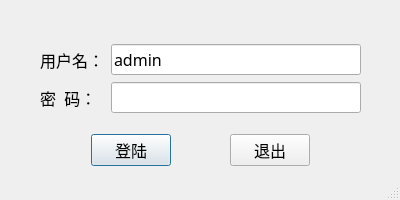
<?xml version="1.0" encoding="UTF-8"?>
<ui version="4.0">
 <class>login</class>
 <widget class="QDialog" name="login">
  <property name="windowModality">
   <enum>Qt::WindowModal</enum>
  </property>
  <property name="geometry">
   <rect>
    <x>0</x>
    <y>0</y>
    <width>400</width>
    <height>200</height>
   </rect>
  </property>
  <property name="sizePolicy">
   <sizepolicy hsizetype="Fixed" vsizetype="Fixed">
    <horstretch>0</horstretch>
    <verstretch>0</verstretch>
   </sizepolicy>
  </property>
  <property name="minimumSize">
   <size>
    <width>400</width>
    <height>200</height>
   </size>
  </property>
  <property name="maximumSize">
   <size>
    <width>400</width>
    <height>200</height>
   </size>
  </property>
  <property name="baseSize">
   <size>
    <width>400</width>
    <height>200</height>
   </size>
  </property>
  <property name="font">
   <font>
    <family>宋体</family>
    <pointsize>12</pointsize>
   </font>
  </property>
  <property name="windowTitle">
   <string>登陆</string>
  </property>
  <property name="whatsThis">
   <string notr="true"/>
  </property>
  <property name="styleSheet">
   <string notr="true"/>
  </property>
  <property name="sizeGripEnabled">
   <bool>true</bool>
  </property>
  <widget class="QWidget" name="layoutWidget">
   <property name="geometry">
    <rect>
     <x>40</x>
     <y>30</y>
     <width>321</width>
     <height>151</height>
    </rect>
   </property>
   <layout class="QVBoxLayout" name="verticalLayout">
    <property name="spacing">
     <number>7</number>
    </property>
    <property name="leftMargin">
     <number>0</number>
    </property>
    <item>
     <layout class="QGridLayout" name="gridLayout_2">
      <item row="1" column="0">
       <widget class="QLabel" name="label_3">
        <property name="text">
         <string>密  码：</string>
        </property>
       </widget>
      </item>
      <item row="0" column="1">
       <widget class="QLineEdit" name="lineEdit_4">
        <property name="text">
         <string>admin</string>
        </property>
       </widget>
      </item>
      <item row="1" column="1">
       <widget class="QLineEdit" name="lineEdit_3"/>
      </item>
      <item row="0" column="0">
       <widget class="QLabel" name="label_4">
        <property name="text">
         <string>用户名：</string>
        </property>
       </widget>
      </item>
     </layout>
    </item>
    <item>
     <layout class="QHBoxLayout" name="horizontalLayout">
      <item>
       <spacer name="horizontalSpacer_2">
        <property name="orientation">
         <enum>Qt::Horizontal</enum>
        </property>
        <property name="sizeHint" stdset="0">
         <size>
          <width>40</width>
          <height>20</height>
         </size>
        </property>
       </spacer>
      </item>
      <item>
       <widget class="QPushButton" name="pushButton">
        <property name="whatsThis">
         <string>&lt;html&gt;&lt;head/&gt;&lt;body&gt;&lt;p&gt;开奖号蓝海看&lt;/p&gt;&lt;/body&gt;&lt;/html&gt;</string>
        </property>
        <property name="text">
         <string>登陆</string>
        </property>
       </widget>
      </item>
      <item>
       <spacer name="horizontalSpacer">
        <property name="orientation">
         <enum>Qt::Horizontal</enum>
        </property>
        <property name="sizeHint" stdset="0">
         <size>
          <width>40</width>
          <height>20</height>
         </size>
        </property>
       </spacer>
      </item>
      <item>
       <widget class="QPushButton" name="pushButton_2">
        <property name="text">
         <string>退出</string>
        </property>
       </widget>
      </item>
      <item>
       <spacer name="horizontalSpacer_3">
        <property name="orientation">
         <enum>Qt::Horizontal</enum>
        </property>
        <property name="sizeHint" stdset="0">
         <size>
          <width>40</width>
          <height>20</height>
         </size>
        </property>
       </spacer>
      </item>
     </layout>
    </item>
   </layout>
  </widget>
 </widget>
 <resources/>
 <connections/>
</ui>
